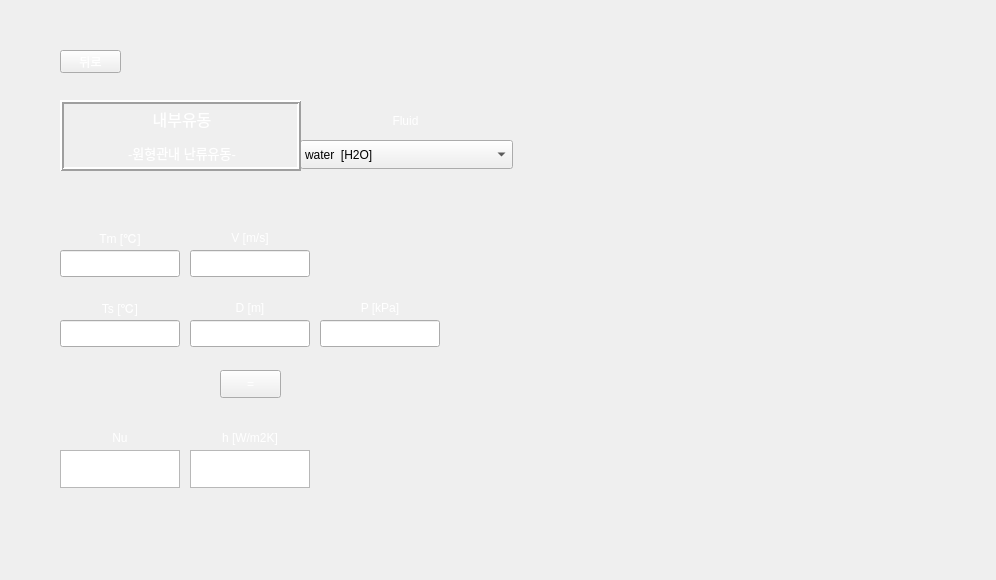
<?xml version="1.0" encoding="UTF-8"?>
<ui version="4.0">
 <class>Form</class>
 <widget class="QWidget" name="Form">
  <property name="geometry">
   <rect>
    <x>0</x>
    <y>0</y>
    <width>996</width>
    <height>580</height>
   </rect>
  </property>
  <property name="minimumSize">
   <size>
    <width>996</width>
    <height>580</height>
   </size>
  </property>
  <property name="maximumSize">
   <size>
    <width>996</width>
    <height>580</height>
   </size>
  </property>
  <property name="windowTitle">
   <string>Form</string>
  </property>
  <property name="styleSheet">
   <string notr="true"/>
  </property>
  <widget class="QLineEdit" name="Tm">
   <property name="geometry">
    <rect>
     <x>60</x>
     <y>250</y>
     <width>120</width>
     <height>27</height>
    </rect>
   </property>
   <property name="styleSheet">
    <string notr="true">
font: 12pt &quot;맑은 고딕&quot;;</string>
   </property>
  </widget>
  <widget class="QLabel" name="label_2">
   <property name="geometry">
    <rect>
     <x>190</x>
     <y>220</y>
     <width>120</width>
     <height>35</height>
    </rect>
   </property>
   <property name="styleSheet">
    <string notr="true">color: qlineargradient(spread:pad, x1:0, y1:1, x2:1, y2:0, stop:0 rgba(255, 255, 255, 255), stop:1 rgba(255, 255, 255, 255));
background-image: url(:/background/버튼2.png);
font: 10pt &quot;맑은 고딕&quot;;</string>
   </property>
   <property name="text">
    <string>V [m/s]</string>
   </property>
   <property name="alignment">
    <set>Qt::AlignCenter</set>
   </property>
  </widget>
  <widget class="QLineEdit" name="V">
   <property name="geometry">
    <rect>
     <x>190</x>
     <y>250</y>
     <width>120</width>
     <height>27</height>
    </rect>
   </property>
   <property name="styleSheet">
    <string notr="true">
font: 12pt &quot;맑은 고딕&quot;;</string>
   </property>
  </widget>
  <widget class="QLabel" name="label_8">
   <property name="geometry">
    <rect>
     <x>60</x>
     <y>290</y>
     <width>120</width>
     <height>35</height>
    </rect>
   </property>
   <property name="styleSheet">
    <string notr="true">color: qlineargradient(spread:pad, x1:0, y1:1, x2:1, y2:0, stop:0 rgba(255, 255, 255, 255), stop:1 rgba(255, 255, 255, 255));
background-image: url(:/background/버튼2.png);
font: 10pt &quot;맑은 고딕&quot;;</string>
   </property>
   <property name="text">
    <string>Ts [℃]</string>
   </property>
   <property name="alignment">
    <set>Qt::AlignCenter</set>
   </property>
  </widget>
  <widget class="QLineEdit" name="P">
   <property name="geometry">
    <rect>
     <x>320</x>
     <y>320</y>
     <width>120</width>
     <height>27</height>
    </rect>
   </property>
   <property name="styleSheet">
    <string notr="true">
font: 12pt &quot;맑은 고딕&quot;;</string>
   </property>
  </widget>
  <widget class="QLineEdit" name="Ts">
   <property name="geometry">
    <rect>
     <x>60</x>
     <y>320</y>
     <width>120</width>
     <height>27</height>
    </rect>
   </property>
   <property name="styleSheet">
    <string notr="true">
font: 12pt &quot;맑은 고딕&quot;;</string>
   </property>
  </widget>
  <widget class="QPushButton" name="check">
   <property name="geometry">
    <rect>
     <x>220</x>
     <y>370</y>
     <width>61</width>
     <height>28</height>
    </rect>
   </property>
   <property name="styleSheet">
    <string notr="true">QPushButton {
color: qlineargradient(spread:pad, x1:0, y1:1, x2:1, y2:0, stop:0 rgba(255, 255, 255, 255), stop:1 rgba(255, 255, 255, 255));
background-image: url(:/background/버튼2.png);
font: 10pt &quot;맑은 고딕&quot;;
}
QPushButton:hover{
border-image: url(:/background/버튼클릭2.png);
}</string>
   </property>
   <property name="text">
    <string>=</string>
   </property>
  </widget>
  <widget class="QLabel" name="label_4">
   <property name="geometry">
    <rect>
     <x>320</x>
     <y>290</y>
     <width>120</width>
     <height>35</height>
    </rect>
   </property>
   <property name="styleSheet">
    <string notr="true">color: qlineargradient(spread:pad, x1:0, y1:1, x2:1, y2:0, stop:0 rgba(255, 255, 255, 255), stop:1 rgba(255, 255, 255, 255));
background-image: url(:/background/버튼2.png);
font: 10pt &quot;맑은 고딕&quot;;</string>
   </property>
   <property name="text">
    <string>P [kPa]</string>
   </property>
   <property name="alignment">
    <set>Qt::AlignCenter</set>
   </property>
  </widget>
  <widget class="QLabel" name="label">
   <property name="geometry">
    <rect>
     <x>60</x>
     <y>220</y>
     <width>120</width>
     <height>35</height>
    </rect>
   </property>
   <property name="styleSheet">
    <string notr="true">color: qlineargradient(spread:pad, x1:0, y1:1, x2:1, y2:0, stop:0 rgba(255, 255, 255, 255), stop:1 rgba(255, 255, 255, 255));
background-image: url(:/background/버튼2.png);
font: 10pt &quot;맑은 고딕&quot;;</string>
   </property>
   <property name="text">
    <string>Tm [℃]</string>
   </property>
   <property name="alignment">
    <set>Qt::AlignCenter</set>
   </property>
  </widget>
  <widget class="QLineEdit" name="Dh">
   <property name="geometry">
    <rect>
     <x>190</x>
     <y>320</y>
     <width>120</width>
     <height>27</height>
    </rect>
   </property>
   <property name="styleSheet">
    <string notr="true">
font: 12pt &quot;맑은 고딕&quot;;</string>
   </property>
  </widget>
  <widget class="QLabel" name="label_3">
   <property name="geometry">
    <rect>
     <x>190</x>
     <y>290</y>
     <width>120</width>
     <height>35</height>
    </rect>
   </property>
   <property name="styleSheet">
    <string notr="true">color: qlineargradient(spread:pad, x1:0, y1:1, x2:1, y2:0, stop:0 rgba(255, 255, 255, 255), stop:1 rgba(255, 255, 255, 255));
background-image: url(:/background/버튼2.png);
font: 10pt &quot;맑은 고딕&quot;;</string>
   </property>
   <property name="text">
    <string>D [m]</string>
   </property>
   <property name="alignment">
    <set>Qt::AlignCenter</set>
   </property>
  </widget>
  <widget class="QPushButton" name="pushButton">
   <property name="geometry">
    <rect>
     <x>60</x>
     <y>50</y>
     <width>61</width>
     <height>23</height>
    </rect>
   </property>
   <property name="styleSheet">
    <string notr="true">QPushButton {
color: qlineargradient(spread:pad, x1:0, y1:1, x2:1, y2:0, stop:0 rgba(255, 255, 255, 255), stop:1 rgba(255, 255, 255, 255));
background-image: url(:/background/버튼2.png);
font: 10pt &quot;맑은 고딕&quot;;
}
QPushButton:hover{
border-image: url(:/background/버튼클릭2.png);
}</string>
   </property>
   <property name="text">
    <string>뒤로</string>
   </property>
  </widget>
  <widget class="QLabel" name="label_9">
   <property name="geometry">
    <rect>
     <x>190</x>
     <y>420</y>
     <width>120</width>
     <height>35</height>
    </rect>
   </property>
   <property name="styleSheet">
    <string notr="true">color: qlineargradient(spread:pad, x1:0, y1:1, x2:1, y2:0, stop:0 rgba(255, 255, 255, 255), stop:1 rgba(255, 255, 255, 255));
background-image: url(:/background/버튼2.png);
font: 10pt &quot;맑은 고딕&quot;;</string>
   </property>
   <property name="text">
    <string>h [W/m2K]</string>
   </property>
   <property name="alignment">
    <set>Qt::AlignCenter</set>
   </property>
  </widget>
  <widget class="QTextBrowser" name="textBrowser">
   <property name="geometry">
    <rect>
     <x>60</x>
     <y>450</y>
     <width>120</width>
     <height>38</height>
    </rect>
   </property>
   <property name="sizePolicy">
    <sizepolicy hsizetype="Expanding" vsizetype="Preferred">
     <horstretch>0</horstretch>
     <verstretch>0</verstretch>
    </sizepolicy>
   </property>
   <property name="maximumSize">
    <size>
     <width>16777215</width>
     <height>38</height>
    </size>
   </property>
   <property name="styleSheet">
    <string notr="true">
font: 12pt &quot;맑은 고딕&quot;;</string>
   </property>
  </widget>
  <widget class="QLabel" name="label_6">
   <property name="geometry">
    <rect>
     <x>60</x>
     <y>420</y>
     <width>120</width>
     <height>35</height>
    </rect>
   </property>
   <property name="styleSheet">
    <string notr="true">color: qlineargradient(spread:pad, x1:0, y1:1, x2:1, y2:0, stop:0 rgba(255, 255, 255, 255), stop:1 rgba(255, 255, 255, 255));
background-image: url(:/background/버튼2.png);
font: 10pt &quot;맑은 고딕&quot;;</string>
   </property>
   <property name="text">
    <string>Nu</string>
   </property>
   <property name="alignment">
    <set>Qt::AlignCenter</set>
   </property>
  </widget>
  <widget class="QTextBrowser" name="textBrowser_2">
   <property name="geometry">
    <rect>
     <x>190</x>
     <y>450</y>
     <width>120</width>
     <height>38</height>
    </rect>
   </property>
   <property name="sizePolicy">
    <sizepolicy hsizetype="Expanding" vsizetype="Preferred">
     <horstretch>0</horstretch>
     <verstretch>0</verstretch>
    </sizepolicy>
   </property>
   <property name="maximumSize">
    <size>
     <width>16777215</width>
     <height>38</height>
    </size>
   </property>
   <property name="styleSheet">
    <string notr="true">
font: 12pt &quot;맑은 고딕&quot;;</string>
   </property>
  </widget>
  <widget class="QLabel" name="label_10">
   <property name="geometry">
    <rect>
     <x>300</x>
     <y>102</y>
     <width>211</width>
     <height>38</height>
    </rect>
   </property>
   <property name="styleSheet">
    <string notr="true">color: qlineargradient(spread:pad, x1:0, y1:1, x2:1, y2:0, stop:0 rgba(255, 255, 255, 255), stop:1 rgba(255, 255, 255, 255));
background-image: url(:/background/버튼2.png);
font: 12pt &quot;맑은 고딕&quot;;</string>
   </property>
   <property name="text">
    <string>Fluid</string>
   </property>
   <property name="alignment">
    <set>Qt::AlignCenter</set>
   </property>
  </widget>
  <widget class="QLabel" name="label_7">
   <property name="geometry">
    <rect>
     <x>0</x>
     <y>0</y>
     <width>996</width>
     <height>580</height>
    </rect>
   </property>
   <property name="styleSheet">
    <string notr="true">image: url(:/background/배경2.png);</string>
   </property>
   <property name="text">
    <string/>
   </property>
  </widget>
  <widget class="QLabel" name="label_5">
   <property name="geometry">
    <rect>
     <x>535</x>
     <y>40</y>
     <width>421</width>
     <height>501</height>
    </rect>
   </property>
   <property name="styleSheet">
    <string notr="true">image: url(:/background/Dittus boelter.PNG);</string>
   </property>
   <property name="text">
    <string/>
   </property>
  </widget>
  <widget class="QLabel" name="label_11">
   <property name="geometry">
    <rect>
     <x>590</x>
     <y>280</y>
     <width>321</width>
     <height>211</height>
    </rect>
   </property>
   <property name="styleSheet">
    <string notr="true">image: url(:/background/Dittus boelter-2.PNG);</string>
   </property>
   <property name="text">
    <string/>
   </property>
  </widget>
  <widget class="QComboBox" name="fluid_2">
   <property name="geometry">
    <rect>
     <x>300</x>
     <y>140</y>
     <width>213</width>
     <height>29</height>
    </rect>
   </property>
   <property name="styleSheet">
    <string notr="true">background-image: url(:/background/하얀거.png);
font: 10pt &quot;맑은 고딕&quot;;</string>
   </property>
   <item>
    <property name="text">
     <string>water  [H2O]</string>
    </property>
   </item>
   <item>
    <property name="text">
     <string>air</string>
    </property>
   </item>
   <item>
    <property name="text">
     <string>1-Butene  [C4H8]</string>
    </property>
   </item>
   <item>
    <property name="text">
     <string>Acetone  [C3H6O]</string>
    </property>
   </item>
   <item>
    <property name="text">
     <string>Ammonia  [NH3]</string>
    </property>
   </item>
   <item>
    <property name="text">
     <string>Argon  [Ar]</string>
    </property>
   </item>
   <item>
    <property name="text">
     <string>Benzene  [C6H6]</string>
    </property>
   </item>
   <item>
    <property name="text">
     <string>CarbonDioxide  [CO2]</string>
    </property>
   </item>
   <item>
    <property name="text">
     <string>CarbonMonoxide  [CO]</string>
    </property>
   </item>
   <item>
    <property name="text">
     <string>CarbonylSulfide  [COS]</string>
    </property>
   </item>
   <item>
    <property name="text">
     <string>CycloHexane  [C6H12]</string>
    </property>
   </item>
   <item>
    <property name="text">
     <string>CycloPropane  [C3H6]</string>
    </property>
   </item>
   <item>
    <property name="text">
     <string>Cyclopentane  [C5H10]</string>
    </property>
   </item>
   <item>
    <property name="text">
     <string>D4  [C8H24O4Si4]</string>
    </property>
   </item>
   <item>
    <property name="text">
     <string>D5  [C10H30O5Si5]</string>
    </property>
   </item>
   <item>
    <property name="text">
     <string>D6  [C12H36O6Si6]</string>
    </property>
   </item>
   <item>
    <property name="text">
     <string>Deuterium  [D2]</string>
    </property>
   </item>
   <item>
    <property name="text">
     <string>Dichloroethane  [C2Cl2H4]</string>
    </property>
   </item>
   <item>
    <property name="text">
     <string>DiethylEther  [C4H10O]</string>
    </property>
   </item>
   <item>
    <property name="text">
     <string>DimethylCarbonate  [C3H6O3]</string>
    </property>
   </item>
   <item>
    <property name="text">
     <string>DimethylEther  [C2H6O]</string>
    </property>
   </item>
   <item>
    <property name="text">
     <string>Ethane  [C2H6]</string>
    </property>
   </item>
   <item>
    <property name="text">
     <string>Ethanol  [C2H6O]</string>
    </property>
   </item>
   <item>
    <property name="text">
     <string>EthylBenzene  [C8H10]</string>
    </property>
   </item>
   <item>
    <property name="text">
     <string>Ethylene  [C2H4]</string>
    </property>
   </item>
   <item>
    <property name="text">
     <string>EthyleneOxide  [C2H4O]</string>
    </property>
   </item>
   <item>
    <property name="text">
     <string>Fluorine  [F2]</string>
    </property>
   </item>
   <item>
    <property name="text">
     <string>HFE143m  [C2F3H3O]</string>
    </property>
   </item>
   <item>
    <property name="text">
     <string>HeavyWater  [D2O]</string>
    </property>
   </item>
   <item>
    <property name="text">
     <string>Helium  [He]</string>
    </property>
   </item>
   <item>
    <property name="text">
     <string>Hydrogen  [H2]</string>
    </property>
   </item>
   <item>
    <property name="text">
     <string>HydrogenChloride  [ClH]</string>
    </property>
   </item>
   <item>
    <property name="text">
     <string>HydrogenSulfide  [H2S]</string>
    </property>
   </item>
   <item>
    <property name="text">
     <string>IsoButane  [C4H10]</string>
    </property>
   </item>
   <item>
    <property name="text">
     <string>IsoButene  [C4H8]</string>
    </property>
   </item>
   <item>
    <property name="text">
     <string>Isohexane  [C6H14]</string>
    </property>
   </item>
   <item>
    <property name="text">
     <string>Isopentane  [C5H12]</string>
    </property>
   </item>
   <item>
    <property name="text">
     <string>Krypton  [Kr]</string>
    </property>
   </item>
   <item>
    <property name="text">
     <string>MD2M  [C10H30O3Si4]</string>
    </property>
   </item>
   <item>
    <property name="text">
     <string>MD3M  [C12H36O4Si5]</string>
    </property>
   </item>
   <item>
    <property name="text">
     <string>MD4M  [C14H42O5Si6]</string>
    </property>
   </item>
   <item>
    <property name="text">
     <string>MDM  [C8H24O2Si3]</string>
    </property>
   </item>
   <item>
    <property name="text">
     <string>MM  [C6H18OSi2]</string>
    </property>
   </item>
   <item>
    <property name="text">
     <string>Methane  [CH4]</string>
    </property>
   </item>
   <item>
    <property name="text">
     <string>Methanol  [CH4O]</string>
    </property>
   </item>
   <item>
    <property name="text">
     <string>MethylLinoleate  [C19H34O2]</string>
    </property>
   </item>
   <item>
    <property name="text">
     <string>MethylLinolenate  [C19H32O2]</string>
    </property>
   </item>
   <item>
    <property name="text">
     <string>MethylOleate  [C19H36O2]</string>
    </property>
   </item>
   <item>
    <property name="text">
     <string>MethylPalmitate  [C17H34O2]</string>
    </property>
   </item>
   <item>
    <property name="text">
     <string>MethylStearate  [C19H38O2]</string>
    </property>
   </item>
   <item>
    <property name="text">
     <string>Neon  [Ne]</string>
    </property>
   </item>
   <item>
    <property name="text">
     <string>Neopentane  [C5H12]</string>
    </property>
   </item>
   <item>
    <property name="text">
     <string>Nitrogen  [N2]</string>
    </property>
   </item>
   <item>
    <property name="text">
     <string>NitrousOxide  [N2O]</string>
    </property>
   </item>
   <item>
    <property name="text">
     <string>Novec649  [C6F12O]</string>
    </property>
   </item>
   <item>
    <property name="text">
     <string>OrthoDeuterium</string>
    </property>
   </item>
   <item>
    <property name="text">
     <string>OrthoHydrogen</string>
    </property>
   </item>
   <item>
    <property name="text">
     <string>Oxygen  [O2]</string>
    </property>
   </item>
   <item>
    <property name="text">
     <string>ParaDeuterium</string>
    </property>
   </item>
   <item>
    <property name="text">
     <string>ParaHydrogen</string>
    </property>
   </item>
   <item>
    <property name="text">
     <string>Propylene  [C3H6]</string>
    </property>
   </item>
   <item>
    <property name="text">
     <string>Propyne  [C3H4]</string>
    </property>
   </item>
   <item>
    <property name="text">
     <string>R11</string>
    </property>
   </item>
   <item>
    <property name="text">
     <string>R113</string>
    </property>
   </item>
   <item>
    <property name="text">
     <string>R114</string>
    </property>
   </item>
   <item>
    <property name="text">
     <string>R115</string>
    </property>
   </item>
   <item>
    <property name="text">
     <string>R116</string>
    </property>
   </item>
   <item>
    <property name="text">
     <string>R12</string>
    </property>
   </item>
   <item>
    <property name="text">
     <string>R123</string>
    </property>
   </item>
   <item>
    <property name="text">
     <string>R1233zd(E)</string>
    </property>
   </item>
   <item>
    <property name="text">
     <string>R1234yf</string>
    </property>
   </item>
   <item>
    <property name="text">
     <string>R1234ze(E)</string>
    </property>
   </item>
   <item>
    <property name="text">
     <string>R1234ze(Z)</string>
    </property>
   </item>
   <item>
    <property name="text">
     <string>R124</string>
    </property>
   </item>
   <item>
    <property name="text">
     <string>R1243zf</string>
    </property>
   </item>
   <item>
    <property name="text">
     <string>R125</string>
    </property>
   </item>
   <item>
    <property name="text">
     <string>R13</string>
    </property>
   </item>
   <item>
    <property name="text">
     <string>R134a</string>
    </property>
   </item>
   <item>
    <property name="text">
     <string>R13l1</string>
    </property>
   </item>
   <item>
    <property name="text">
     <string>R14</string>
    </property>
   </item>
   <item>
    <property name="text">
     <string>R141b</string>
    </property>
   </item>
   <item>
    <property name="text">
     <string>R142b</string>
    </property>
   </item>
   <item>
    <property name="text">
     <string>R143a</string>
    </property>
   </item>
   <item>
    <property name="text">
     <string>R152A</string>
    </property>
   </item>
   <item>
    <property name="text">
     <string>R161</string>
    </property>
   </item>
   <item>
    <property name="text">
     <string>R21</string>
    </property>
   </item>
   <item>
    <property name="text">
     <string>R218</string>
    </property>
   </item>
   <item>
    <property name="text">
     <string>R22</string>
    </property>
   </item>
   <item>
    <property name="text">
     <string>R227EA</string>
    </property>
   </item>
   <item>
    <property name="text">
     <string>R23</string>
    </property>
   </item>
   <item>
    <property name="text">
     <string>R236EA</string>
    </property>
   </item>
   <item>
    <property name="text">
     <string>R236FA</string>
    </property>
   </item>
   <item>
    <property name="text">
     <string>R245ca</string>
    </property>
   </item>
   <item>
    <property name="text">
     <string>R245fa</string>
    </property>
   </item>
   <item>
    <property name="text">
     <string>R32</string>
    </property>
   </item>
   <item>
    <property name="text">
     <string>R365MFC</string>
    </property>
   </item>
   <item>
    <property name="text">
     <string>R40</string>
    </property>
   </item>
   <item>
    <property name="text">
     <string>R404A</string>
    </property>
   </item>
   <item>
    <property name="text">
     <string>R407C</string>
    </property>
   </item>
   <item>
    <property name="text">
     <string>R41</string>
    </property>
   </item>
   <item>
    <property name="text">
     <string>R410A</string>
    </property>
   </item>
   <item>
    <property name="text">
     <string>R507A</string>
    </property>
   </item>
   <item>
    <property name="text">
     <string>RC318</string>
    </property>
   </item>
   <item>
    <property name="text">
     <string>SES36</string>
    </property>
   </item>
   <item>
    <property name="text">
     <string>SulfurDioxide  [O2S]</string>
    </property>
   </item>
   <item>
    <property name="text">
     <string>SulfurHexafluoride  [F6S]</string>
    </property>
   </item>
   <item>
    <property name="text">
     <string>Toluene  [C7H8]</string>
    </property>
   </item>
   <item>
    <property name="text">
     <string>Xenon  [Xe]</string>
    </property>
   </item>
   <item>
    <property name="text">
     <string>cis-2-Butene  [C4H8]</string>
    </property>
   </item>
   <item>
    <property name="text">
     <string>m-Xylene  [C8H10]</string>
    </property>
   </item>
   <item>
    <property name="text">
     <string>n-Butane  [C4H10]</string>
    </property>
   </item>
   <item>
    <property name="text">
     <string>n-Decane  [C10H22]</string>
    </property>
   </item>
   <item>
    <property name="text">
     <string>n-Dodecane  [C12H26]</string>
    </property>
   </item>
   <item>
    <property name="text">
     <string>n-Heptane  [C7H16]</string>
    </property>
   </item>
   <item>
    <property name="text">
     <string>n-Hexane  [C6H14]</string>
    </property>
   </item>
   <item>
    <property name="text">
     <string>n-Nonane  [C9H20]</string>
    </property>
   </item>
   <item>
    <property name="text">
     <string>n-Octane  [C8H18]</string>
    </property>
   </item>
   <item>
    <property name="text">
     <string>n-Pentane  [C5H12]</string>
    </property>
   </item>
   <item>
    <property name="text">
     <string>n-Propane  [C3H8]</string>
    </property>
   </item>
   <item>
    <property name="text">
     <string>n-Undecane  [C11H24]</string>
    </property>
   </item>
   <item>
    <property name="text">
     <string>o-Xylene  [C8H10]</string>
    </property>
   </item>
   <item>
    <property name="text">
     <string>p-Xylene  [C8H10]</string>
    </property>
   </item>
   <item>
    <property name="text">
     <string>trans-2-Butene  [C4H8]</string>
    </property>
   </item>
  </widget>
  <widget class="QLabel" name="label_13">
   <property name="geometry">
    <rect>
     <x>60</x>
     <y>100</y>
     <width>241</width>
     <height>71</height>
    </rect>
   </property>
   <property name="styleSheet">
    <string notr="true">font: 10pt &quot;맑은 고딕&quot;;
color: rgb(255, 255, 255);
background-image: url(:/background/버튼2.png);</string>
   </property>
   <property name="frameShape">
    <enum>QFrame::Box</enum>
   </property>
   <property name="frameShadow">
    <enum>QFrame::Raised</enum>
   </property>
   <property name="lineWidth">
    <number>2</number>
   </property>
   <property name="text">
    <string>&lt;!DOCTYPE HTML PUBLIC &quot;-//W3C//DTD HTML 4.0//EN&quot; &quot;http://www.w3.org/TR/REC-html40/strict.dtd&quot;&gt;
&lt;html&gt;&lt;head&gt;&lt;meta name=&quot;qrichtext&quot; content=&quot;1&quot; /&gt;&lt;style type=&quot;text/css&quot;&gt;
p, li { white-space: pre-wrap; }
&lt;/style&gt;&lt;/head&gt;&lt;body style=&quot; font-family:'맑은 고딕'; font-size:10pt; font-weight:400; font-style:normal;&quot;&gt;
&lt;p align=&quot;center&quot; style=&quot; margin-top:12px; margin-bottom:12px; margin-left:0px; margin-right:0px; -qt-block-indent:0; text-indent:0px;&quot;&gt;&lt;span style=&quot; font-size:12pt;&quot;&gt;내부유동&lt;/span&gt;&lt;/p&gt;
&lt;p align=&quot;center&quot; style=&quot; margin-top:12px; margin-bottom:12px; margin-left:0px; margin-right:0px; -qt-block-indent:0; text-indent:0px;&quot;&gt;-원형관내 난류유동-&lt;/p&gt;&lt;/body&gt;&lt;/html&gt;</string>
   </property>
   <property name="buddy">
    <cstring>pushButton</cstring>
   </property>
  </widget>
  <zorder>label_7</zorder>
  <zorder>label_2</zorder>
  <zorder>V</zorder>
  <zorder>label_8</zorder>
  <zorder>Ts</zorder>
  <zorder>check</zorder>
  <zorder>label_4</zorder>
  <zorder>label</zorder>
  <zorder>label_3</zorder>
  <zorder>pushButton</zorder>
  <zorder>textBrowser</zorder>
  <zorder>label_6</zorder>
  <zorder>textBrowser_2</zorder>
  <zorder>label_10</zorder>
  <zorder>label_5</zorder>
  <zorder>label_11</zorder>
  <zorder>Tm</zorder>
  <zorder>P</zorder>
  <zorder>Dh</zorder>
  <zorder>fluid_2</zorder>
  <zorder>label_13</zorder>
  <zorder>label_9</zorder>
 </widget>
 <resources>
  <include location="../resource/resources.qrc"/>
 </resources>
 <connections/>
</ui>
